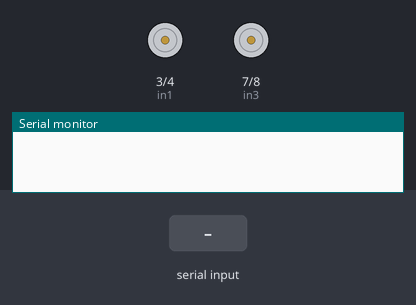
This sketch was run on a simulated Arduino Uno, built with avr-gcc and run on an emulated ATmega328P. On the bench: motor-driver pin pairs drawn as motors (green arrow = first pin HIGH = forward, orange = second pin HIGH = backward, longer = more drive), the last lines printed to the serial monitor. The inputs (shaded band) are chosen by the test bench.

Above: at 1.2 s.
1.3 s: "F" received over Serial
At 2.1 s:
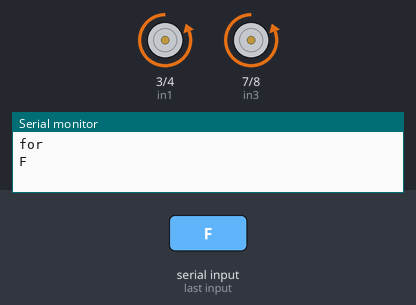
2.8 s: "B" received over Serial
At 3.3 s:
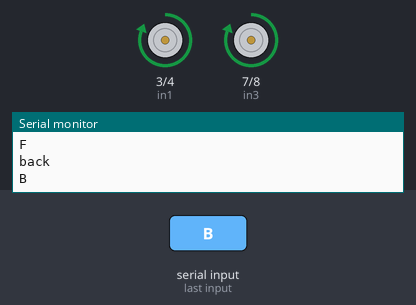
4.3 s: "L" received over Serial
At 5.5 s:
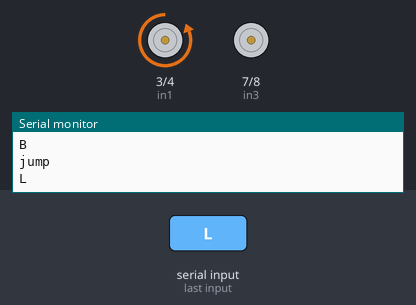
5.8 s: "R" received over Serial
At 6.8 s:
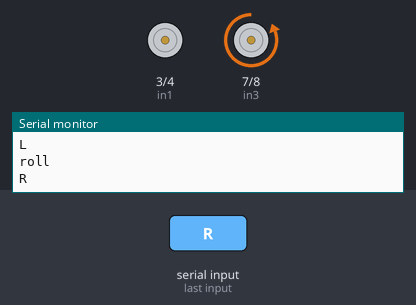
Timing chart, 0 to 8.3 s (numbered marks = the images above; inputs shaded):
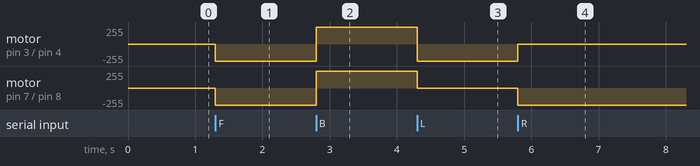

The sketch:

Gesture_Controlled_Bot_reciever_code.ino
```cpp
char val;

const int in1 = 3;
const int in2 = 4;
const int in3 = 7;
const int in4 = 8;


void setup() {
  Serial.begin(9600);//setting up Serial monitor
  pinMode(in1,OUTPUT);
  pinMode(in2,OUTPUT);
  pinMode(in3,OUTPUT);
  pinMode(in4,OUTPUT);

  //Setting up the direction pins on the motor driver as output pins
}

void loop() {
  if(Serial.available())
  {
  val=Serial.read();
  //once the input is received, we gotta read it into a variable

  if(val=='F'){
    digitalWrite(in1, LOW);
    digitalWrite(in2, HIGH);
    digitalWrite(in3, LOW);
    digitalWrite(in4, HIGH);
    Serial.println("for");
  }//to move the bot forward

  else if(val=='B'){
    digitalWrite(in1, HIGH);
    digitalWrite(in2, LOW);
    digitalWrite(in3, HIGH);
    digitalWrite(in4, LOW);
    Serial.println("back");
  }//to move the bot backwards

  else if(val=='L'){
    digitalWrite(in1, LOW);
    digitalWrite(in2, HIGH);
    digitalWrite(in3, LOW);
    digitalWrite(in4, LOW);
    Serial.println("jump");
  }//to turn bot left

  else if(val=='R'){
    digitalWrite(in1, LOW);
    digitalWrite(in2, LOW);
    digitalWrite(in3, LOW);
    digitalWrite(in4, HIGH);
    Serial.println("roll");
  }//to turn bot right

  else if(val=='S'){
    digitalWrite(in1, LOW);
    digitalWrite(in2, LOW);
    digitalWrite(in3, LOW);
    digitalWrite(in4, LOW);
  }//to stop the bot

  Serial.println(val);

  }
  }
```

Measured:
- after the input at 1.3 s, motor on pin 3 (in1) / pin 4 (in2), motor on pin 7 (in3) / pin 8 (in4): stopped → backward 255/255 at once
- after the input at 2.8 s, motor on pin 3 (in1) / pin 4 (in2), motor on pin 7 (in3) / pin 8 (in4): backward 255/255 → forward 255/255 at once
- after the input at 4.3 s, motor on pin 3 (in1) / pin 4 (in2): forward 255/255 → backward 255/255 at once; motor on pin 7 (in3) / pin 8 (in4): forward 255/255 → stopped at once
- after the input at 5.8 s, motor on pin 3 (in1) / pin 4 (in2): backward 255/255 → stopped at once; motor on pin 7 (in3) / pin 8 (in4): stopped → backward 255/255 at once
